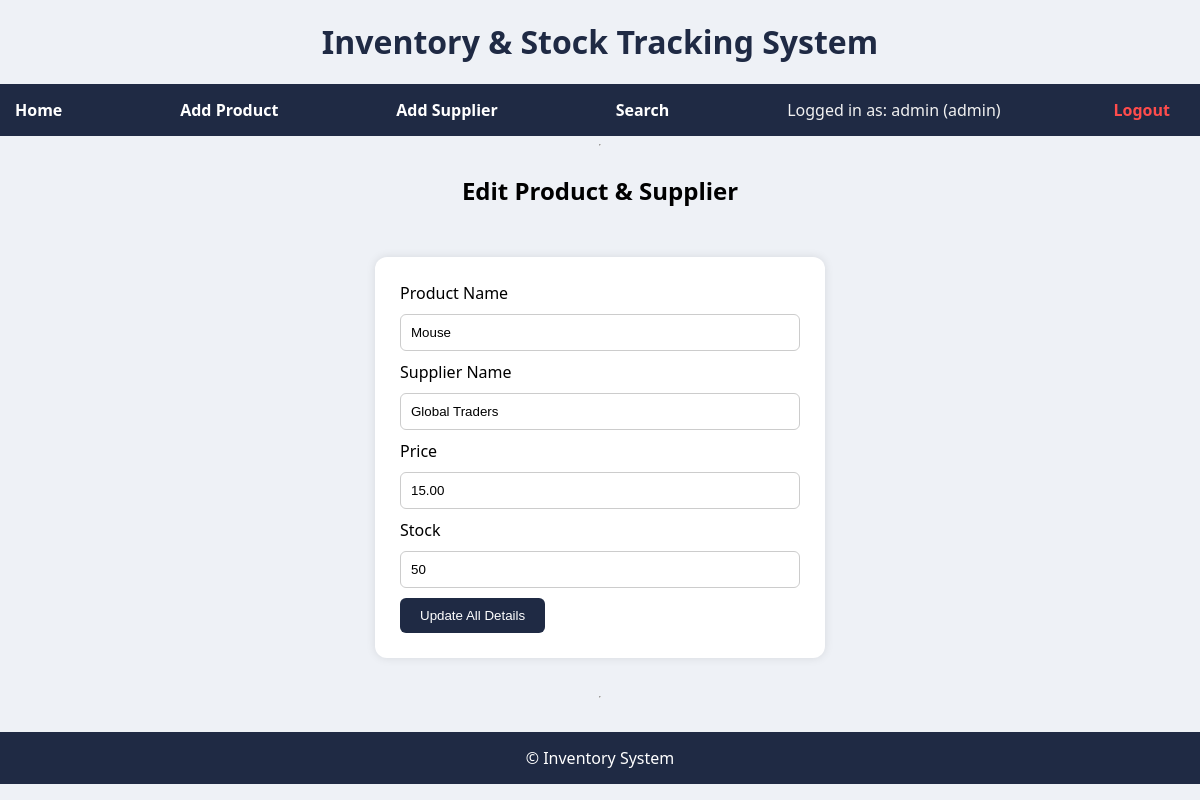
/edit.php?id=2 (signed in), run on the app's committed database.
### tables this page shows
CREATE TABLE products (
    id INT AUTO_INCREMENT PRIMARY KEY,
    product_name VARCHAR(100) NOT NULL,
    supplier_id INT,
    price DECIMAL(10,2),
    stock INT,
    added_by INT,
    FOREIGN KEY (supplier_id) REFERENCES suppliers(id),
    FOREIGN KEY (added_by) REFERENCES users(id)
);

CREATE TABLE suppliers (
    id INT AUTO_INCREMENT PRIMARY KEY,
    name VARCHAR(100) NOT NULL,
    email VARCHAR(100),
    phone VARCHAR(50),
    location VARCHAR(100)
);

### includes/functions.php (called while the page is built)
<?php
function e($data) {
    return htmlspecialchars($data, ENT_QUOTES, 'UTF-8');
}
?>

### public/edit.php (the view, shortened to what this page needs)
<?php
include("../config/db.php");
include("../includes/functions.php");
include("../includes/header.php");
$id = $_GET['id'];
$stmt = $conn->prepare("
    SELECT products.*, suppliers.name AS supplier_name
    FROM products
    LEFT JOIN suppliers ON products.supplier_id = suppliers.id
    WHERE products.id = ?
");
$stmt->bind_param("i", $id);
$stmt->execute();
$product = $stmt->get_result()->fetch_assoc();
?>
<h2>Edit Product & Supplier</h2>
<form method="post">
    <label>Product Name</label>
    <input type="text" name="name"
           value="<?= e($product['product_name']) ?>" required>
    <label>Supplier Name</label>
    <input type="text" name="supplier_name"
           value="<?= e($product['supplier_name']) ?>" required>
    <label>Price</label>
    <input type="number" step="0.01" name="price"
           value="<?= e($product['price']) ?>" required>
    <label>Stock</label>
    <input type="number" name="stock"
           value="<?= e($product['stock']) ?>" required>
    <button>Update All Details</button>
</form>
<?php include("../includes/footer.php"); ?>

### assets/css/style.css (style rules this page uses)
* { box-sizing: border-box; }
body { margin: 0; font-family: 'Segoe UI', Arial, sans-serif; background: #eef1f6; display: flex; flex-direction: column; min-height: 100vh; }
form { width: 450px; margin: 30px auto; background: white; padding: 25px; border-radius: 12px; box-shadow: 0 0 10px rgba(0,0,0,0.1); }
input, select { width: 100%; padding: 10px; margin: 10px 0; border: 1px solid #ccc; border-radius: 6px; }
button { padding: 10px 20px; border: none; background: #1f2a44; color: white; border-radius: 6px; cursor: pointer; }
h2 { text-align: center; }

### data on the page
products: name "Mouse", supplier_name "Global Traders", price "15.00", stock "50"

### other printed values
$_SESSION['user'] "admin"
$_SESSION['role'] "admin"
